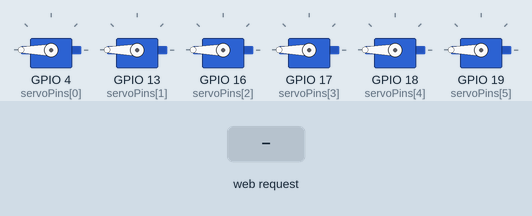
A sketch run on a simulated ESP32. Shown: 6 × servo. Inputs (shaded band) come from the test bench. WiFi joins after 1.5 s; servers stay silent unless stated; what the sketch prints to the serial monitor is not drawn.

Above: at 2.7 s.
2.8 s: HTTP request GET /activate?servo=1&angle=1 received
Timing chart, 0 to 5.8 s (numbered marks = the images above; inputs shaded):
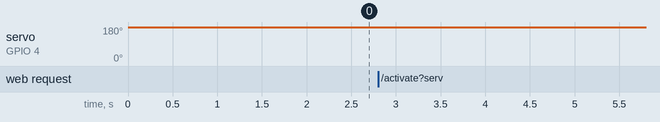

Measured:
- after the input at 2.8 s, servo on GPIO 4 (servoPins[0]): 180° → 179° at once, → 180° 1.0 s later

The sketch:

WebServerServo.ino
```cpp
#include <ESP32Servo.h>
#include <WebServer.h>
#include <WiFi.h>

const char *ssid = "TP-Link_Extender";
const char *password = "VILLAROSA1225!";

WebServer server(80);
Servo servos[6];

// DONT REMOVE FOR FUTURE USE {4, 13, 16, 17, 18, 19, 21, 22, 25, 26}
// const int servoPins[] = {15, 16, 17, 18, 8, 3};
const int servoPins[] = {4, 13, 16, 17, 18, 19};

const int servoCount = sizeof(servoPins) / sizeof(servoPins[0]);
const int idleAngle = 180;

void handleActivate() {
  if (!server.hasArg("servo") || !server.hasArg("angle")) {
    server.send(400, "text/plain", "Missing parameters");
    return;
  }

  int servoNum = server.arg("servo").toInt();
  int targetAngle = server.arg("angle").toInt();

  if (servoNum < 1 || servoNum > servoCount) {
    server.send(400, "text/plain", "Servo out of range");
    return;
  }

  targetAngle = constrain(targetAngle, 1, 180);
  targetAngle = 180 - targetAngle;

  int index = servoNum - 1;
  servos[index].write(targetAngle);
  delay(1000);
  servos[index].write(idleAngle);

  server.send(200, "text/plain", "OK");
}

void handleServoCount() {
  String json = "{\"count\":" + String(servoCount) + "}";
  server.sendHeader("Access-Control-Allow-Origin", "*");
  server.send(200, "application/json", json);
}

void setup() {
  Serial.begin(115200);

  for (int i = 0; i < servoCount; i++) {
    servos[i].attach(servoPins[i]);
    servos[i].write(idleAngle);
  }

  WiFi.begin(ssid, password);
  while (WiFi.status() != WL_CONNECTED) {
    delay(500);
  }
  Serial.println(WiFi.localIP());

  server.on("/activate", HTTP_GET, handleActivate);
  server.on("/servo_count", HTTP_GET, handleServoCount);
  server.begin();
}

void loop() { server.handleClient(); }
```
